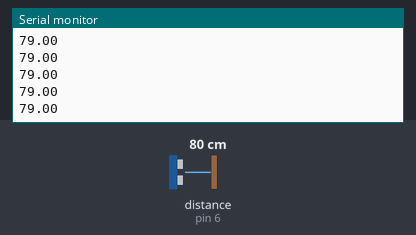
This sketch was run on a simulated Arduino Uno, built with avr-gcc and run on an emulated ATmega328P. Shown: the last lines printed to the serial monitor. Wiring (inferred from the names in the program): ultrasonic range finder: trigger pin 7; echo pin 6. Inputs (shaded band) come from the test bench; at power-on: distance to the obstacle (sensor on pin 6) 80 cm. The echo pulse lasts 58.3 µs per cm.

Above: at 1.2 s.
1.3 s: distance to the obstacle (sensor on pin 6) set to 2 cm
At 2.3 s:
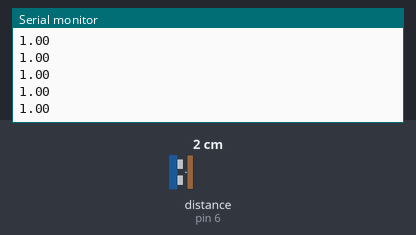
2.8 s: distance to the obstacle (sensor on pin 6) set to 4 cm
At 3.8 s:
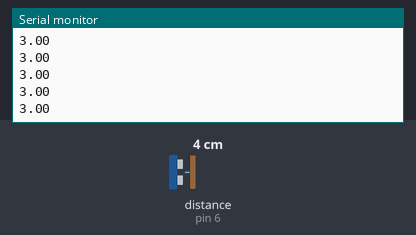
Timing chart, 0 to 5.8 s (numbered marks = the images above; inputs shaded):
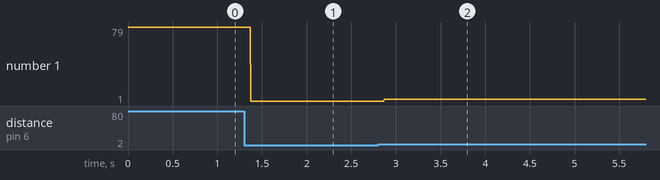

Measured:
- after the input at 1.3 s, the serial monitor: prints a new line after 0.07 s (image 1)
- after the input at 2.8 s, the serial monitor: prints a new line after 0.07 s (image 2)
- plotted number 1: 79 → 1 after the input at 1.3 s, 1 → 3 after the input at 2.8 s

The sketch:

blind_stick.ino
```cpp
// C++ code
//
void setup()
{
  pinMode(6, INPUT);//eco is input pin
  pinMode(7, OUTPUT);//TRIG IS OUTPUT PIN
  Serial.begin(9600);
}

void loop()
{
  digitalWrite(7,0);
  delayMicroseconds(2);
  digitalWrite(7,1);
  delayMicroseconds(2);
  digitalWrite(7,0);

  int time=pulseIn(6,1);
  float distance=(34300*time)/(2*1000000);
  Serial.println(distance);
  if(distance<=250)
    {
    digitalWrite(8,255);
    //tone(8,440,5000);
    }
  else
    {
    digitalWrite(8,0);
    }


}
```
